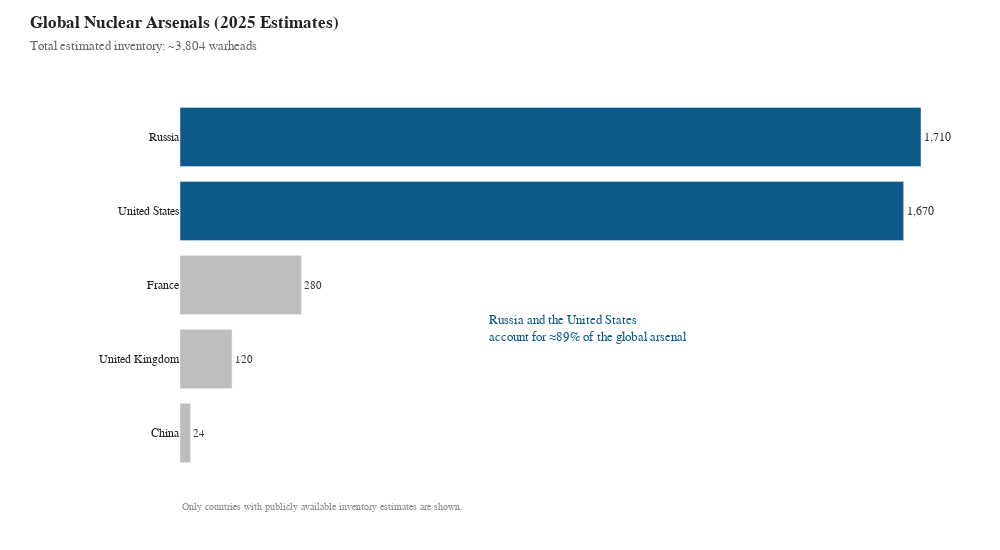

The code cell stored with this chart in its notebook:
### Code cell
import pandas as pd
from pathlib import Path
import plotly.graph_objects as go

# ============================================================
# GLOBAL NUCLEAR ARSENALS — CURRENT INVENTORY (6/6)
# Plotly version (HTML-ready)
# ============================================================

# --- PATH CONFIG ---
try:
    from const import DATA_DIR, VISUALIZATIONS_DIR
except ImportError:
    DATA_DIR = Path("data")
    VISUALIZATIONS_DIR = Path("visualizations")

VISUALIZATIONS_DIR.mkdir(parents=True, exist_ok=True)

# ============================================================
# 1. LOAD DATA
# ============================================================
file_path = (
    DATA_DIR
    / "nuclear-weapons"
    / "nuclear-warhead-inventories"
    / "nuclear-warhead-inventories.csv"
)

df = pd.read_csv(file_path)
df.columns = [c.strip() for c in df.columns]

country_col = next((c for c in df.columns if c.lower() in ["entity", "country"]), "Entity")
year_col    = next((c for c in df.columns if c.lower() == "year"), "Year")
value_col   = next((c for c in df.columns if "warhead" in c.lower()), None)

# ============================================================
# 2. DATA PROCESSING
# ============================================================
df_latest = (
    df.sort_values(year_col)
      .groupby(country_col)
      .tail(1)
)

df_plot = (
    df_latest[[country_col, value_col]]
    .rename(columns={country_col: "Country", value_col: "Warheads"})
    .dropna()
    .query("Warheads > 0")
    .sort_values("Warheads", ascending=True)
)

# ============================================================
# 3. COLORS — focus USA & Russia
# ============================================================
colors = [
    "#0d5a8a" if c in ["Russia", "United States"] else "#bdbdbd"
    for c in df_plot["Country"]
]

# ============================================================
# 4. BAR CHART
# ============================================================
fig = go.Figure()

fig.add_trace(
    go.Bar(
        x=df_plot["Warheads"],
        y=df_plot["Country"],
        orientation="h",
        marker_color=colors,
        text=[f"{int(v):,}" for v in df_plot["Warheads"]],
        textposition="outside",
        textfont=dict(
            size=[12 if c in ["Russia", "United States"] else 11 for c in df_plot["Country"]],
            color="#333"
        ),
        hoverinfo="skip"
    )
)

# ============================================================
# 5. TITLES & CONTEXT
# ============================================================
ref_year = int(df[year_col].max())
total_warheads = int(df_plot["Warheads"].sum())

fig.update_layout(
    title=dict(
        text=f"<b>Global Nuclear Arsenals ({ref_year} Estimates)</b><br>"
             f"<span style='font-size:13px;color:#666;'>"
             f"Total estimated inventory: ~{total_warheads:,} warheads"
             f"</span>",
        x=0.03,
        y=0.95,
        xanchor="left"
    ),
    width=1000,
    height=550,
    margin=dict(l=180, r=40, t=100, b=80),
    plot_bgcolor="white",
    paper_bgcolor="white",
    font=dict(
        family="Arial, sans-serif",
        size=12,
        color="#222"
    ),
    xaxis=dict(
        visible=False
    ),
    yaxis=dict(
        ticks="",
        showline=False
    )
)

# ============================================================
# 6. LIGHT INSIGHT (DESCRITTIVO)
# ============================================================
top2 = df_plot[df_plot["Country"].isin(["Russia", "United States"])]["Warheads"].sum()
share = top2 / total_warheads * 100
max_val = df_plot["Warheads"].max()

fig.add_annotation(
    x=max_val * 0.55,
    y=1.4,
    text=f"Russia and the United States<br>"
         f"account for ≈{share:.0f}% of the global arsenal",
    showarrow=False,
    font=dict(size=13, color="#0d5a8a"),
    align="left"
)

# ============================================================
# 7. DATA NOTE
# ============================================================
fig.add_annotation(
    x=0,
    y=-0.12,
    xref="paper",
    yref="paper",
    text="Only countries with publicly available inventory estimates are shown.",
    showarrow=False,
    font=dict(size=10, color="#888"),
    align="left"
)

### Figure 1 — Plotly figure (JSON) as saved in the notebook; plotly's stock layout.template omitted (floating-point values rounded to 4 significant figures)
{"data": [{"hoverinfo": "skip", "marker": {"color": ["#bdbdbd", "#bdbdbd", "#bdbdbd", "#0d5a8a", "#0d5a8a"]}, "orientation": "h", "text": ["24", "120", "280", "1,670", "1,710"], "textfont": {"color": "#333", "size": [11, 11, 11, 12, 12]}, "textposition": "outside", "type": "bar", "x": [24, 120, 280, 1670, 1710], "y": ["China", "United Kingdom", "France", "United States", "Russia"]}], "layout": {"annotations": [{"align": "left", "font": {"color": "#0d5a8a", "size": 13}, "showarrow": false, "text": "Russia and the United States<br>account for ≈89% of the global arsenal", "x": 940.5, "y": 1.4}, {"align": "left", "font": {"color": "#888", "size": 10}, "showarrow": false, "text": "Only countries with publicly available inventory estimates are shown.", "x": 0, "xref": "paper", "y": -0.12, "yref": "paper"}], "font": {"color": "#222", "family": "Arial, sans-serif", "size": 12}, "height": 550, "margin": {"b": 80, "l": 180, "r": 40, "t": 100}, "paper_bgcolor": "white", "plot_bgcolor": "white", "title": {"text": "<b>Global Nuclear Arsenals (2025 Estimates)</b><br><span style='font-size:13px;color:#666;'>Total estimated inventory: ~3,804 warheads</span>", "x": 0.03, "xanchor": "left", "y": 0.95}, "width": 1000, "xaxis": {"visible": false}, "yaxis": {"showline": false, "ticks": ""}}}
